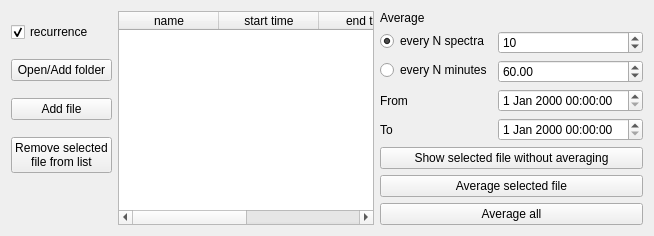
         <widget class="QWidget" name="filesTab">
          <property name="enabled">
           <bool>true</bool>
          </property>
          <attribute name="title">
           <string>Files</string>
          </attribute>
          <layout class="QHBoxLayout" name="horizontalLayout_2">
           <item>
            <layout class="QVBoxLayout" name="verticalLayout_5">
             <item>
              <widget class="QCheckBox" name="recurrenceCheckBox">
               <property name="text">
                <string>recurrence</string>
               </property>
               <property name="checked">
                <bool>true</bool>
               </property>
              </widget>
             </item>
             <item>
              <widget class="QPushButton" name="addFolderPushButton">
               <property name="sizePolicy">
                <sizepolicy hsizetype="Preferred" vsizetype="Fixed">
                 <horstretch>0</horstretch>
                 <verstretch>0</verstretch>
                </sizepolicy>
               </property>
               <property name="text">
                <string>Open/Add folder</string>
               </property>
              </widget>
             </item>
             <item>
              <widget class="QPushButton" name="addFilePushButton">
               <property name="sizePolicy">
                <sizepolicy hsizetype="Preferred" vsizetype="Fixed">
                 <horstretch>0</horstretch>
                 <verstretch>0</verstretch>
                </sizepolicy>
               </property>
               <property name="text">
                <string>Add file</string>
               </property>
              </widget>
             </item>
             <item>
              <widget class="QPushButton" name="removeFilePushButton">
               <property name="sizePolicy">
                <sizepolicy hsizetype="Preferred" vsizetype="Fixed">
                 <horstretch>0</horstretch>
                 <verstretch>0</verstretch>
                </sizepolicy>
               </property>
               <property name="text">
                <string>Remove selected
file from list</string>
               </property>
              </widget>
             </item>
             <item>
              <spacer name="verticalSpacer">
               <property name="orientation">
                <enum>Qt::Vertical</enum>
               </property>
               <property name="sizeType">
                <enum>QSizePolicy::Preferred</enum>
               </property>
               <property name="sizeHint" stdset="0">
                <size>
                 <width>20</width>
                 <height>40</height>
                </size>
               </property>
              </spacer>
             </item>
            </layout>
           </item>
           <item>
            <widget class="QTableWidget" name="fileTableWidget">
             <property name="editTriggers">
              <set>QAbstractItemView::NoEditTriggers</set>
             </property>
             <property name="selectionBehavior">
              <enum>QAbstractItemView::SelectItems</enum>
             </property>
             <property name="textElideMode">
              <enum>Qt::ElideNone</enum>
             </property>
             <attribute name="horizontalHeaderCascadingSectionResizes">
              <bool>false</bool>
             </attribute>
             <attribute name="horizontalHeaderDefaultSectionSize">
              <number>100</number>
             </attribute>
             <attribute name="horizontalHeaderStretchLastSection">
              <bool>true</bool>
             </attribute>
             <column>
              <property name="text">
               <string>name</string>
              </property>
             </column>
             <column>
              <property name="text">
               <string>start time</string>
              </property>
             </column>
             <column>
              <property name="text">
               <string>end time</string>
              </property>
             </column>
             <column>
              <property name="text">
               <string>path</string>
              </property>
             </column>
            </widget>
           </item>
           <item>
            <layout class="QVBoxLayout" name="verticalLayout_6">
             <item>
              <layout class="QFormLayout" name="formLayout">
               <item row="0" column="0" colspan="2">
                <widget class="QLabel" name="label_3">
                 <property name="text">
                  <string>Average</string>
                 </property>
                </widget>
               </item>
               <item row="1" column="0">
                <widget class="QRadioButton" name="averageNSpectraRadioButton">
                 <property name="text">
                  <string>every N spectra</string>
                 </property>
                 <property name="checked">
                  <bool>true</bool>
                 </property>
                </widget>
               </item>
               <item row="1" column="1">
                <widget class="QSpinBox" name="averageNSpectraSpinBox">
                 <property name="sizePolicy">
                  <sizepolicy hsizetype="Preferred" vsizetype="Fixed">
                   <horstretch>0</horstretch>
                   <verstretch>0</verstretch>
                  </sizepolicy>
                 </property>
                 <property name="minimum">
                  <number>1</number>
                 </property>
                 <property name="maximum">
                  <number>9999</number>
                 </property>
                 <property name="value">
                  <number>10</number>
                 </property>
                </widget>
               </item>
               <item row="2" column="0">
                <widget class="QRadioButton" name="averageNMinutesRadioButton">
                 <property name="text">
                  <string>every N minutes</string>
                 </property>
                 <property name="checked">
                  <bool>false</bool>
                 </property>
                </widget>
               </item>
               <item row="2" column="1">
                <widget class="QDoubleSpinBox" name="averageNMinutesDoubleSpinBox">
                 <property name="sizePolicy">
                  <sizepolicy hsizetype="Preferred" vsizetype="Fixed">
                   <horstretch>0</horstretch>
                   <verstretch>0</verstretch>
                  </sizepolicy>
                 </property>
                 <property name="minimum">
                  <double>0.010000000000000</double>
                 </property>
                 <property name="maximum">
                  <double>9999.989999999999782</double>
                 </property>
                 <property name="value">
                  <double>60.000000000000000</double>
                 </property>
                </widget>
               </item>
               <item row="3" column="0">
                <widget class="QLabel" name="label_7">
                 <property name="text">
                  <string>From</string>
                 </property>
                </widget>
               </item>
               <item row="3" column="1">
                <widget class="QDateTimeEdit" name="averageStartDateTimeEdit">
                 <property name="sizePolicy">
                  <sizepolicy hsizetype="Preferred" vsizetype="Fixed">
                   <horstretch>0</horstretch>
                   <verstretch>0</verstretch>
                  </sizepolicy>
                 </property>
                </widget>
               </item>
               <item row="4" column="0">
                <widget class="QLabel" name="label_8">
                 <property name="text">
                  <string>To</string>
                 </property>
                </widget>
               </item>
               <item row="4" column="1">
                <widget class="QDateTimeEdit" name="averageEndDateTimeEdit">
                 <property name="sizePolicy">
                  <sizepolicy hsizetype="Preferred" vsizetype="Fixed">
                   <horstretch>0</horstretch>
                   <verstretch>0</verstretch>
                  </sizepolicy>
                 </property>
                </widget>
               </item>
              </layout>
             </item>
             <item>
              <widget class="QPushButton" name="showFilePushButton">
               <property name="sizePolicy">
                <sizepolicy hsizetype="Preferred" vsizetype="Fixed">
                 <horstretch>0</horstretch>
                 <verstretch>0</verstretch>
                </sizepolicy>
               </property>
               <property name="text">
                <string>Show selected file without averaging</string>
               </property>
              </widget>
             </item>
             <item>
              <widget class="QPushButton" name="averageSelectedPushButton">
               <property name="sizePolicy">
                <sizepolicy hsizetype="Preferred" vsizetype="Fixed">
                 <horstretch>0</horstretch>
                 <verstretch>0</verstretch>
                </sizepolicy>
               </property>
               <property name="text">
                <string>Average selected file</string>
               </property>
              </widget>
             </item>
             <item>
              <widget class="QPushButton" name="averageAllPushButton">
               <property name="sizePolicy">
                <sizepolicy hsizetype="Preferred" vsizetype="Fixed">
                 <horstretch>0</horstretch>
                 <verstretch>0</verstretch>
                </sizepolicy>
               </property>
               <property name="text">
                <string>Average all</string>
               </property>
              </widget>
             </item>
            </layout>
           </item>
          </layout>
         </widget>
